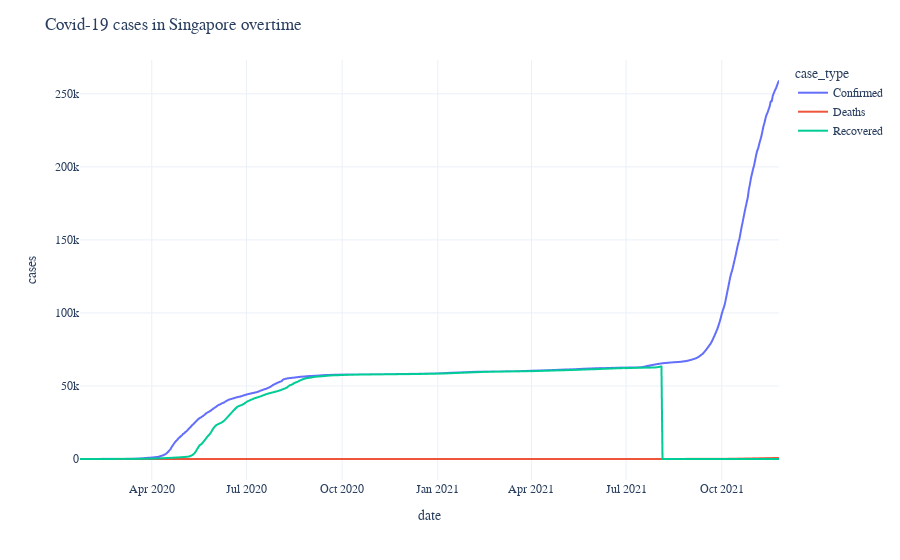

Write notebook code for a chart like this one.
### Markdown cell above
- Using Plotly for the dashboard (better visualizations)

### Code cell
fig = px.line(covid19_cases_df, x="date", y="cases", color='case_type', template='plotly_white')
fig.update_layout(
    title='Covid-19 cases in Singapore overtime',
    font=dict(
        family='Verdana, monospace',
        size=12
    ),
)
fig.show()

### Figure 1 — Plotly figure (JSON) as saved in the notebook; plotly's stock layout.template omitted (floating-point values rounded to 4 significant figures; data arrays with more than 128 entries replaced by an {"elided": "..."} marker saying what was removed)
{"data": [{"hovertemplate": "case_type=Confirmed<br>date=%{x}<br>cases=%{y}<extra></extra>", "legendgroup": "Confirmed", "line": {"color": "#636efa", "dash": "solid"}, "mode": "lines", "name": "Confirmed", "showlegend": true, "type": "scattergl", "x": {"elided": "673 str values"}, "xaxis": "x", "y": {"elided": "673 int values"}, "yaxis": "y"}, {"hovertemplate": "case_type=Deaths<br>date=%{x}<br>cases=%{y}<extra></extra>", "legendgroup": "Deaths", "line": {"color": "#EF553B", "dash": "solid"}, "mode": "lines", "name": "Deaths", "showlegend": true, "type": "scattergl", "x": {"elided": "673 str values"}, "xaxis": "x", "y": {"elided": "673 int values"}, "yaxis": "y"}, {"hovertemplate": "case_type=Recovered<br>date=%{x}<br>cases=%{y}<extra></extra>", "legendgroup": "Recovered", "line": {"color": "#00cc96", "dash": "solid"}, "mode": "lines", "name": "Recovered", "showlegend": true, "type": "scattergl", "x": {"elided": "673 str values"}, "xaxis": "x", "y": {"elided": "673 int values"}, "yaxis": "y"}], "layout": {"autosize": true, "font": {"family": "Verdana, monospace", "size": 12}, "legend": {"title": {"text": "case_type"}, "tracegroupgap": 0}, "margin": {"t": 60}, "title": {"text": "Covid-19 cases in Singapore overtime"}, "xaxis": {"anchor": "y", "autorange": true, "domain": [0, 1], "range": ["2020-01-23", "2021-11-25"], "title": {"text": "date"}, "type": "date"}, "yaxis": {"anchor": "x", "autorange": true, "domain": [0, 1], "range": [-14380.0, 273200.0], "title": {"text": "cases"}, "type": "linear"}}}
